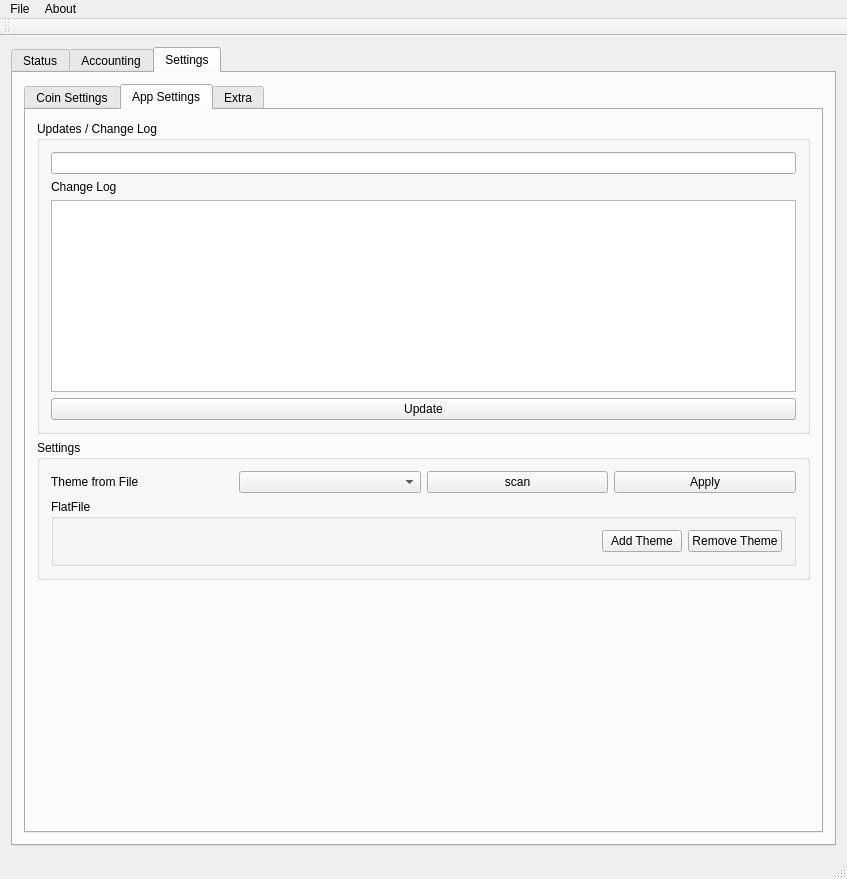
<?xml version="1.0" encoding="UTF-8"?>
<ui version="4.0">
 <class>MainWindow</class>
 <widget class="QMainWindow" name="MainWindow">
  <property name="geometry">
   <rect>
    <x>0</x>
    <y>0</y>
    <width>847</width>
    <height>879</height>
   </rect>
  </property>
  <property name="windowTitle">
   <string>MainWindow</string>
  </property>
  <property name="styleSheet">
   <string notr="true"/>
  </property>
  <widget class="QWidget" name="centralWidget">
   <layout class="QGridLayout" name="gridLayout_5">
    <item row="0" column="0">
     <widget class="QTabWidget" name="app">
      <property name="currentIndex">
       <number>2</number>
      </property>
      <widget class="QWidget" name="tab_3">
       <attribute name="title">
        <string>Status</string>
       </attribute>
       <layout class="QGridLayout" name="gridLayout_6">
        <item row="0" column="0">
         <widget class="QLabel" name="status_11">
          <property name="text">
           <string>Status</string>
          </property>
         </widget>
        </item>
        <item row="0" column="1">
         <widget class="QLineEdit" name="lineEdit_7">
          <property name="text">
           <string>Online / Offline Storage</string>
          </property>
         </widget>
        </item>
        <item row="1" column="0">
         <widget class="QLabel" name="label_12">
          <property name="text">
           <string>Progress</string>
          </property>
         </widget>
        </item>
        <item row="1" column="1">
         <widget class="QProgressBar" name="progress">
          <property name="value">
           <number>24</number>
          </property>
         </widget>
        </item>
        <item row="1" column="2">
         <widget class="QLabel" name="label_13">
          <property name="text">
           <string>Date</string>
          </property>
         </widget>
        </item>
        <item row="2" column="0" colspan="3">
         <widget class="QTableWidget" name="tableWidgetUsers_2">
          <property name="styleSheet">
           <string notr="true"/>
          </property>
          <column>
           <property name="text">
            <string>Date</string>
           </property>
          </column>
          <column>
           <property name="text">
            <string>Rx/tx</string>
           </property>
          </column>
          <column>
           <property name="text">
            <string>ID</string>
           </property>
          </column>
          <column>
           <property name="text">
            <string>Ammount</string>
           </property>
          </column>
         </widget>
        </item>
       </layout>
      </widget>
      <widget class="QWidget" name="accountingtab">
       <attribute name="title">
        <string>Accounting</string>
       </attribute>
       <layout class="QGridLayout" name="gridLayout_8">
        <item row="0" column="1">
         <widget class="QTabWidget" name="transfers2">
          <property name="currentIndex">
           <number>0</number>
          </property>
          <widget class="QWidget" name="tab_6">
           <attribute name="title">
            <string>Transfers</string>
           </attribute>
           <layout class="QGridLayout" name="gridLayout_13">
            <item row="0" column="0">
             <widget class="QTabWidget" name="wallet">
              <property name="currentIndex">
               <number>2</number>
              </property>
              <widget class="QWidget" name="tab_8">
               <attribute name="title">
                <string>GiveCoins</string>
               </attribute>
               <widget class="QGroupBox" name="groupBox_3">
                <property name="geometry">
                 <rect>
                  <x>10</x>
                  <y>0</y>
                  <width>301</width>
                  <height>151</height>
                 </rect>
                </property>
                <property name="title">
                 <string>Send Coin</string>
                </property>
                <layout class="QGridLayout" name="gridLayout_7">
                 <item row="0" column="0">
                  <widget class="QLabel" name="label_24">
                   <property name="text">
                    <string>User</string>
                   </property>
                  </widget>
                 </item>
                 <item row="0" column="1">
                  <widget class="QLineEdit" name="givecoinsid"/>
                 </item>
                 <item row="1" column="0">
                  <widget class="QLabel" name="label_23">
                   <property name="text">
                    <string>Ammount</string>
                   </property>
                  </widget>
                 </item>
                 <item row="1" column="1">
                  <widget class="QLineEdit" name="givecoinsammount"/>
                 </item>
                 <item row="2" column="1">
                  <widget class="QPushButton" name="SendCoins">
                   <property name="text">
                    <string>GiveCoins</string>
                   </property>
                  </widget>
                 </item>
                </layout>
               </widget>
               <widget class="QPushButton" name="generatetx">
                <property name="geometry">
                 <rect>
                  <x>130</x>
                  <y>250</y>
                  <width>131</width>
                  <height>28</height>
                 </rect>
                </property>
                <property name="text">
                 <string>Generate TX file</string>
                </property>
               </widget>
               <widget class="QLineEdit" name="givecoinsid2">
                <property name="geometry">
                 <rect>
                  <x>420</x>
                  <y>40</y>
                  <width>131</width>
                  <height>30</height>
                 </rect>
                </property>
                <property name="text">
                 <string/>
                </property>
               </widget>
               <widget class="QLabel" name="label_33">
                <property name="geometry">
                 <rect>
                  <x>352</x>
                  <y>40</y>
                  <width>62</width>
                  <height>30</height>
                 </rect>
                </property>
                <property name="text">
                 <string>to User</string>
                </property>
               </widget>
               <widget class="QLabel" name="label_34">
                <property name="geometry">
                 <rect>
                  <x>360</x>
                  <y>80</y>
                  <width>221</width>
                  <height>30</height>
                 </rect>
                </property>
                <property name="text">
                 <string>if blank goes comes from rcoins</string>
                </property>
               </widget>
               <widget class="QLabel" name="label_35">
                <property name="geometry">
                 <rect>
                  <x>20</x>
                  <y>140</y>
                  <width>271</width>
                  <height>30</height>
                 </rect>
                </property>
                <property name="text">
                 <string>candidates/votes use the uer field</string>
                </property>
               </widget>
              </widget>
              <widget class="QWidget" name="tab_9">
               <attribute name="title">
                <string>Receive / Process</string>
               </attribute>
               <widget class="QGroupBox" name="groupBox_5">
                <property name="geometry">
                 <rect>
                  <x>9</x>
                  <y>9</y>
                  <width>225</width>
                  <height>170</height>
                 </rect>
                </property>
                <property name="title">
                 <string>Cash In / Receive / Payout</string>
                </property>
                <layout class="QGridLayout" name="gridLayout_11">
                 <item row="0" column="0">
                  <widget class="QLabel" name="label_25">
                   <property name="text">
                    <string>User</string>
                   </property>
                  </widget>
                 </item>
                 <item row="0" column="1">
                  <widget class="QLineEdit" name="receiveid"/>
                 </item>
                 <item row="1" column="0">
                  <widget class="QLabel" name="label_26">
                   <property name="text">
                    <string>Ammount</string>
                   </property>
                  </widget>
                 </item>
                 <item row="1" column="1">
                  <widget class="QLineEdit" name="receiveammount"/>
                 </item>
                 <item row="2" column="0">
                  <widget class="QLabel" name="label_27">
                   <property name="text">
                    <string>RX/TX-File</string>
                   </property>
                  </widget>
                 </item>
                 <item row="2" column="1">
                  <widget class="QPushButton" name="placeCoinsopenfile">
                   <property name="text">
                    <string>OpenFile</string>
                   </property>
                  </widget>
                 </item>
                 <item row="3" column="1">
                  <widget class="QPushButton" name="placeCoins">
                   <property name="text">
                    <string>ReceiveCoins/Payout</string>
                   </property>
                  </widget>
                 </item>
                </layout>
               </widget>
               <widget class="QLabel" name="label_28">
                <property name="geometry">
                 <rect>
                  <x>20</x>
                  <y>190</y>
                  <width>361</width>
                  <height>28</height>
                 </rect>
                </property>
                <property name="text">
                 <string>if just opening file no need to fill in user id and ammount</string>
                </property>
               </widget>
              </widget>
              <widget class="QWidget" name="tab_11">
               <attribute name="title">
                <string>wallet</string>
               </attribute>
              </widget>
             </widget>
            </item>
           </layout>
          </widget>
          <widget class="QWidget" name="tab_7">
           <attribute name="title">
            <string>Search</string>
           </attribute>
           <layout class="QGridLayout" name="gridLayout_9">
            <item row="0" column="0">
             <widget class="QLabel" name="label_14">
              <property name="text">
               <string>ID</string>
              </property>
             </widget>
            </item>
            <item row="0" column="1">
             <widget class="QLineEdit" name="userid"/>
            </item>
            <item row="0" column="2">
             <widget class="QPushButton" name="randomSearch">
              <property name="text">
               <string>Random Search</string>
              </property>
             </widget>
            </item>
            <item row="1" column="0">
             <widget class="QLabel" name="label_15">
              <property name="text">
               <string>Coin</string>
              </property>
             </widget>
            </item>
            <item row="1" column="1">
             <widget class="QLineEdit" name="coinid"/>
            </item>
            <item row="1" column="2">
             <widget class="QPushButton" name="pushButton_3">
              <property name="text">
               <string>Search</string>
              </property>
             </widget>
            </item>
            <item row="2" column="0" colspan="3">
             <widget class="QTableWidget" name="tableWidgetUsers">
              <property name="styleSheet">
               <string notr="true"/>
              </property>
              <column>
               <property name="text">
                <string>Index</string>
               </property>
              </column>
              <column>
               <property name="text">
                <string>CoinAddress</string>
               </property>
              </column>
              <column>
               <property name="text">
                <string>owner</string>
               </property>
              </column>
              <column>
               <property name="text">
                <string>Class</string>
               </property>
              </column>
             </widget>
            </item>
           </layout>
          </widget>
          <widget class="QWidget" name="tab_5">
           <attribute name="title">
            <string>CreateUser</string>
           </attribute>
           <widget class="QGroupBox" name="groupBox_2">
            <property name="geometry">
             <rect>
              <x>10</x>
              <y>10</y>
              <width>741</width>
              <height>282</height>
             </rect>
            </property>
            <property name="title">
             <string>AddUser</string>
            </property>
            <layout class="QGridLayout" name="gridLayout_10">
             <item row="2" column="2">
              <widget class="QLineEdit" name="lineEditPassword">
               <property name="text">
                <string/>
               </property>
              </widget>
             </item>
             <item row="5" column="2">
              <widget class="QLineEdit" name="createextra">
               <property name="text">
                <string/>
               </property>
              </widget>
             </item>
             <item row="3" column="0">
              <widget class="QLabel" name="label_343">
               <property name="text">
                <string>Phone:</string>
               </property>
              </widget>
             </item>
             <item row="0" column="1" colspan="2">
              <widget class="QLineEdit" name="lineEditName">
               <property name="enabled">
                <bool>false</bool>
               </property>
               <property name="text">
                <string>autogenerated</string>
               </property>
              </widget>
             </item>
             <item row="6" column="2">
              <widget class="QLineEdit" name="createclass">
               <property name="text">
                <string/>
               </property>
              </widget>
             </item>
             <item row="4" column="2">
              <widget class="QLineEdit" name="createuserdatetime">
               <property name="text">
                <string>2020121</string>
               </property>
              </widget>
             </item>
             <item row="2" column="0" colspan="2">
              <widget class="QLabel" name="label_2834">
               <property name="text">
                <string>Password:</string>
               </property>
              </widget>
             </item>
             <item row="3" column="2">
              <widget class="QLineEdit" name="lineEditPhone">
               <property name="text">
                <string/>
               </property>
              </widget>
             </item>
             <item row="5" column="0">
              <widget class="QLabel" name="label_32">
               <property name="text">
                <string>Extra:</string>
               </property>
              </widget>
             </item>
             <item row="1" column="3">
              <widget class="QLabel" name="label_30">
               <property name="text">
                <string>used incase of lost password</string>
               </property>
              </widget>
             </item>
             <item row="0" column="0">
              <widget class="QLabel" name="label">
               <property name="text">
                <string>userID:</string>
               </property>
               <property name="scaledContents">
                <bool>true</bool>
               </property>
              </widget>
             </item>
             <item row="6" column="0" colspan="2">
              <widget class="QLabel" name="label_38">
               <property name="text">
                <string>class:</string>
               </property>
              </widget>
             </item>
             <item row="4" column="0">
              <widget class="QLabel" name="label_4">
               <property name="text">
                <string>Datetime:</string>
               </property>
              </widget>
             </item>
             <item row="4" column="3">
              <widget class="QLabel" name="label_31">
               <property name="text">
                <string>used for encryption</string>
               </property>
              </widget>
             </item>
             <item row="1" column="1" colspan="2">
              <widget class="QLineEdit" name="lineEditSurname">
               <property name="text">
                <string/>
               </property>
              </widget>
             </item>
             <item row="3" column="3">
              <widget class="QLabel" name="label_29">
               <property name="text">
                <string>optional incase of lost password</string>
               </property>
              </widget>
             </item>
             <item row="1" column="0">
              <widget class="QLabel" name="label_394">
               <property name="text">
                <string>name:</string>
               </property>
               <property name="scaledContents">
                <bool>true</bool>
               </property>
              </widget>
             </item>
             <item row="5" column="3">
              <widget class="QLabel" name="label_37">
               <property name="text">
                <string>Extra Info</string>
               </property>
              </widget>
             </item>
             <item row="2" column="3">
              <widget class="QLabel" name="label_39">
               <property name="text">
                <string>optional - random will be generated if blank</string>
               </property>
              </widget>
             </item>
             <item row="0" column="3">
              <widget class="QLabel" name="label_36">
               <property name="text">
                <string>encrypted address copied to clipboard</string>
               </property>
              </widget>
             </item>
            </layout>
           </widget>
           <widget class="QPushButton" name="pushButtonInsertUser">
            <property name="geometry">
             <rect>
              <x>20</x>
              <y>330</y>
              <width>585</width>
              <height>28</height>
             </rect>
            </property>
            <property name="text">
             <string>Insert User</string>
            </property>
           </widget>
           <widget class="QPushButton" name="saveuserinfo">
            <property name="geometry">
             <rect>
              <x>10</x>
              <y>360</y>
              <width>585</width>
              <height>28</height>
             </rect>
            </property>
            <property name="text">
             <string>Save info to text for user</string>
            </property>
           </widget>
          </widget>
         </widget>
        </item>
       </layout>
      </widget>
      <widget class="QWidget" name="settingstab">
       <attribute name="title">
        <string>Settings</string>
       </attribute>
       <layout class="QGridLayout" name="gridLayout_3">
        <item row="0" column="0">
         <widget class="QTabWidget" name="tabWidget_2">
          <property name="currentIndex">
           <number>1</number>
          </property>
          <widget class="QWidget" name="tab">
           <attribute name="title">
            <string>Coin Settings</string>
           </attribute>
           <layout class="QGridLayout" name="gridLayout_2">
            <item row="3" column="1">
             <layout class="QHBoxLayout" name="horizontalLayout_4">
              <item>
               <widget class="QSpinBox" name="createday">
                <property name="minimum">
                 <number>1</number>
                </property>
               </widget>
              </item>
              <item>
               <widget class="QComboBox" name="createmonth">
                <item>
                 <property name="text">
                  <string>Jan</string>
                 </property>
                </item>
                <item>
                 <property name="text">
                  <string>Feb</string>
                 </property>
                </item>
                <item>
                 <property name="text">
                  <string>Mar</string>
                 </property>
                </item>
                <item>
                 <property name="text">
                  <string>April</string>
                 </property>
                </item>
                <item>
                 <property name="text">
                  <string>May</string>
                 </property>
                </item>
                <item>
                 <property name="text">
                  <string>June</string>
                 </property>
                </item>
                <item>
                 <property name="text">
                  <string>July</string>
                 </property>
                </item>
                <item>
                 <property name="text">
                  <string>Aug</string>
                 </property>
                </item>
                <item>
                 <property name="text">
                  <string>September</string>
                 </property>
                </item>
                <item>
                 <property name="text">
                  <string>October</string>
                 </property>
                </item>
                <item>
                 <property name="text">
                  <string>November</string>
                 </property>
                </item>
               </widget>
              </item>
              <item>
               <widget class="QSpinBox" name="createyear">
                <property name="maximum">
                 <number>15000</number>
                </property>
                <property name="value">
                 <number>2020</number>
                </property>
               </widget>
              </item>
              <item>
               <widget class="QTimeEdit" name="createtime"/>
              </item>
             </layout>
            </item>
            <item row="4" column="1">
             <widget class="QLabel" name="label_16">
              <property name="text">
               <string>Coin Value based on Local Currency or something like Gold / silver / bitcoin / cookies / votes / lottery etc...</string>
              </property>
             </widget>
            </item>
            <item row="5" column="0">
             <widget class="QLabel" name="label_17">
              <property name="text">
               <string>Type</string>
              </property>
             </widget>
            </item>
            <item row="5" column="1">
             <widget class="QLineEdit" name="valuetype">
              <property name="text">
               <string>CAD</string>
              </property>
             </widget>
            </item>
            <item row="6" column="0">
             <widget class="QLabel" name="label_21">
              <property name="text">
               <string>Coin Value</string>
              </property>
             </widget>
            </item>
            <item row="6" column="1">
             <widget class="QLineEdit" name="coinvalue">
              <property name="text">
               <string>.25</string>
              </property>
             </widget>
            </item>
            <item row="7" column="0">
             <widget class="QLabel" name="label_8">
              <property name="text">
               <string>Encrypted-RSA+AES</string>
              </property>
             </widget>
            </item>
            <item row="7" column="1">
             <layout class="QHBoxLayout" name="horizontalLayout_7">
              <item>
               <widget class="QRadioButton" name="encrypted_yes">
                <property name="text">
                 <string>Yes</string>
                </property>
               </widget>
              </item>
              <item>
               <widget class="QRadioButton" name="encrypted_no">
                <property name="text">
                 <string>No</string>
                </property>
                <property name="checked">
                 <bool>true</bool>
                </property>
               </widget>
              </item>
             </layout>
            </item>
            <item row="8" column="0" colspan="2">
             <widget class="QGroupBox" name="groupBox">
              <property name="title">
               <string>Matures</string>
              </property>
              <layout class="QGridLayout" name="gridLayout">
               <item row="4" column="1">
                <layout class="QHBoxLayout" name="horizontalLayout_3">
                 <item>
                  <widget class="QLabel" name="label_10">
                   <property name="text">
                    <string>MaturingDate</string>
                   </property>
                  </widget>
                 </item>
                 <item>
                  <widget class="QSpinBox" name="matureday">
                   <property name="minimum">
                    <number>1</number>
                   </property>
                  </widget>
                 </item>
                 <item>
                  <widget class="QComboBox" name="maturemonth">
                   <item>
                    <property name="text">
                     <string>Jan</string>
                    </property>
                   </item>
                   <item>
                    <property name="text">
                     <string>Feb</string>
                    </property>
                   </item>
                   <item>
                    <property name="text">
                     <string>Mar</string>
                    </property>
                   </item>
                   <item>
                    <property name="text">
                     <string>April</string>
                    </property>
                   </item>
                   <item>
                    <property name="text">
                     <string>May</string>
                    </property>
                   </item>
                   <item>
                    <property name="text">
                     <string>June</string>
                    </property>
                   </item>
                   <item>
                    <property name="text">
                     <string>July</string>
                    </property>
                   </item>
                   <item>
                    <property name="text">
                     <string>Aug</string>
                    </property>
                   </item>
                   <item>
                    <property name="text">
                     <string>September</string>
                    </property>
                   </item>
                   <item>
                    <property name="text">
                     <string>October</string>
                    </property>
                   </item>
                   <item>
                    <property name="text">
                     <string>November</string>
                    </property>
                   </item>
                  </widget>
                 </item>
                 <item>
                  <widget class="QSpinBox" name="matureyear">
                   <property name="maximum">
                    <number>15000</number>
                   </property>
                   <property name="value">
                    <number>2020</number>
                   </property>
                  </widget>
                 </item>
                 <item>
                  <widget class="QTimeEdit" name="maturetime"/>
                 </item>
                </layout>
               </item>
               <item row="2" column="1">
                <layout class="QHBoxLayout" name="horizontalLayout">
                 <item>
                  <layout class="QHBoxLayout" name="horizontalLayout_2">
                   <item>
                    <widget class="QRadioButton" name="matureradio_yes">
                     <property name="text">
                      <string>Yes</string>
                     </property>
                    </widget>
                   </item>
                   <item>
                    <widget class="QRadioButton" name="matureradio_no">
                     <property name="text">
                      <string>No</string>
                     </property>
                     <property name="checked">
                      <bool>true</bool>
                     </property>
                    </widget>
                   </item>
                  </layout>
                 </item>
                 <item>
                  <widget class="QLabel" name="label_9">
                   <property name="text">
                    <string>CoinPayout </string>
                   </property>
                  </widget>
                 </item>
                 <item>
                  <widget class="QDoubleSpinBox" name="coinpayout">
                   <property name="value">
                    <double>1.000000000000000</double>
                   </property>
                  </widget>
                 </item>
                 <item>
                  <widget class="QLabel" name="label_20">
                   <property name="text">
                    <string>Investment Multiplier: 2 is double</string>
                   </property>
                  </widget>
                 </item>
                </layout>
               </item>
               <item row="5" column="1">
                <layout class="QHBoxLayout" name="horizontalLayout_6">
                 <item>
                  <widget class="QLabel" name="label_18">
                   <property name="text">
                    <string>Description</string>
                   </property>
                  </widget>
                 </item>
                 <item>
                  <widget class="QPlainTextEdit" name="maturedescription">
                   <property name="plainText">
                    <string>What the investment will be based on</string>
                   </property>
                  </widget>
                 </item>
                </layout>
               </item>
               <item row="6" column="1">
                <layout class="QHBoxLayout" name="horizontalLayout_8">
                 <item>
                  <widget class="QLabel" name="label_22">
                   <property name="text">
                    <string>USB Drive Name only, leaveblank to store on HD</string>
                   </property>
                  </widget>
                 </item>
                 <item>
                  <widget class="QLineEdit" name="usbdrivename">
                   <property name="text">
                    <string/>
                   </property>
                  </widget>
                 </item>
                </layout>
               </item>
               <item row="8" column="1">
                <widget class="QSpinBox" name="matureday_2">
                 <property name="minimum">
                  <number>1</number>
                 </property>
                 <property name="maximum">
                  <number>10000</number>
                 </property>
                 <property name="value">
                  <number>50</number>
                 </property>
                </widget>
               </item>
               <item row="7" column="1">
                <widget class="QLabel" name="label_1155">
                 <property name="text">
                  <string>Inactive Account Expires if not used for this many years, coins return db account gets deleted</string>
                 </property>
                </widget>
               </item>
              </layout>
             </widget>
            </item>
            <item row="10" column="1">
             <widget class="QPushButton" name="pushButton">
              <property name="text">
               <string>GenerateCoin</string>
              </property>
             </widget>
            </item>
            <item row="11" column="1">
             <widget class="QPushButton" name="validatecoins">
              <property name="text">
               <string>Validate Coins - compare coins.db freecoins.db and clientcoins.db</string>
              </property>
             </widget>
            </item>
            <item row="0" column="0">
             <widget class="QLabel" name="label_19">
              <property name="text">
               <string>Coin Name</string>
              </property>
             </widget>
            </item>
            <item row="0" column="1">
             <widget class="QLineEdit" name="coinname">
              <property name="text">
               <string>CookieCoin</string>
              </property>
             </widget>
            </item>
            <item row="1" column="0">
             <widget class="QLabel" name="label_5">
              <property name="text">
               <string>CoinCount</string>
              </property>
             </widget>
            </item>
            <item row="1" column="1">
             <widget class="QLineEdit" name="coincount">
              <property name="text">
               <string>10000</string>
              </property>
             </widget>
            </item>
            <item row="2" column="0">
             <widget class="QLabel" name="label_655">
              <property name="text">
               <string>CoinAddressLength</string>
              </property>
             </widget>
            </item>
            <item row="2" column="1">
             <widget class="QLineEdit" name="coinlength">
              <property name="text">
               <string>8</string>
              </property>
             </widget>
            </item>
            <item row="3" column="0">
             <widget class="QLabel" name="label_755">
              <property name="text">
               <string>DateCreated</string>
              </property>
             </widget>
            </item>
            <item row="9" column="1">
             <widget class="QPushButton" name="gencoininfo_btn">
              <property name="text">
               <string>SaveInfo - (developer use only)</string>
              </property>
             </widget>
            </item>
           </layout>
          </widget>
          <widget class="QWidget" name="tab_2">
           <attribute name="title">
            <string>App Settings</string>
           </attribute>
           <layout class="QGridLayout" name="gridLayout_4">
            <item row="0" column="0">
             <layout class="QVBoxLayout" name="verticalLayout_8">
              <item>
               <widget class="QGroupBox" name="groupBox_4">
                <property name="title">
                 <string>Updates / Change Log</string>
                </property>
                <layout class="QGridLayout" name="gridLayout_36">
                 <item row="0" column="0">
                  <widget class="QLineEdit" name="lineEdit_107"/>
                 </item>
                 <item row="2" column="0">
                  <widget class="QListWidget" name="listWidget_8"/>
                 </item>
                 <item row="4" column="0">
                  <widget class="QPushButton" name="updateChangelog">
                   <property name="text">
                    <string>Update</string>
                   </property>
                  </widget>
                 </item>
                 <item row="1" column="0">
                  <widget class="QLabel" name="label_61">
                   <property name="text">
                    <string>Change Log</string>
                   </property>
                  </widget>
                 </item>
                </layout>
               </widget>
              </item>
              <item>
               <widget class="QGroupBox" name="groupBox_39">
                <property name="title">
                 <string>Settings</string>
                </property>
                <layout class="QVBoxLayout" name="verticalLayout_4">
                 <item>
                  <layout class="QHBoxLayout" name="horizontalLayout_31">
                   <item>
                    <widget class="QLabel" name="label_313">
                     <property name="text">
                      <string>Theme from File</string>
                     </property>
                    </widget>
                   </item>
                   <item>
                    <widget class="QComboBox" name="cmbTheme"/>
                   </item>
                   <item>
                    <widget class="QPushButton" name="scantheme">
                     <property name="text">
                      <string>scan</string>
                     </property>
                    </widget>
                   </item>
                   <item>
                    <widget class="QPushButton" name="btnApply">
                     <property name="text">
                      <string>Apply</string>
                     </property>
                    </widget>
                   </item>
                  </layout>
                 </item>
                 <item>
                  <widget class="QGroupBox" name="groupBox_40">
                   <property name="title">
                    <string>FlatFile</string>
                   </property>
                   <layout class="QHBoxLayout" name="horizontalLayout_39">
                    <item>
                     <spacer name="horizontalSpacer_29">
                      <property name="orientation">
                       <enum>Qt::Horizontal</enum>
                      </property>
                      <property name="sizeHint" stdset="0">
                       <size>
                        <width>180</width>
                        <height>20</height>
                       </size>
                      </property>
                     </spacer>
                    </item>
                    <item>
                     <layout class="QHBoxLayout" name="horizontalLayout_36">
                      <item>
                       <widget class="QPushButton" name="btnAddThemeFromFile">
                        <property name="text">
                         <string>Add Theme</string>
                        </property>
                       </widget>
                      </item>
                      <item>
                       <widget class="QPushButton" name="btnRemoveThemeFromFile">
                        <property name="text">
                         <string>Remove Theme</string>
                        </property>
                       </widget>
                      </item>
                     </layout>
                    </item>
                   </layout>
                  </widget>
                 </item>
                </layout>
               </widget>
              </item>
              <item>
               <spacer name="verticalSpacer_3">
                <property name="orientation">
                 <enum>Qt::Vertical</enum>
                </property>
                <property name="sizeHint" stdset="0">
                 <size>
                  <width>20</width>
                  <height>40</height>
                 </size>
                </property>
               </spacer>
              </item>
             </layout>
            </item>
           </layout>
          </widget>
          <widget class="QWidget" name="tab_10">
           <attribute name="title">
            <string>Extra</string>
           </attribute>
           <widget class="QPushButton" name="pushButton_2">
            <property name="geometry">
             <rect>
              <x>20</x>
              <y>410</y>
              <width>411</width>
              <height>28</height>
             </rect>
            </property>
            <property name="text">
             <string>clear tables/users</string>
            </property>
           </widget>
           <widget class="QPushButton" name="test">
            <property name="geometry">
             <rect>
              <x>30</x>
              <y>370</y>
              <width>88</width>
              <height>28</height>
             </rect>
            </property>
            <property name="text">
             <string>test</string>
            </property>
           </widget>
           <widget class="QGroupBox" name="groupBox_655">
            <property name="geometry">
             <rect>
              <x>10</x>
              <y>10</y>
              <width>551</width>
              <height>331</height>
             </rect>
            </property>
            <property name="title">
             <string>SMTP Settings</string>
            </property>
            <layout class="QGridLayout" name="gridLayout_12">
             <item row="0" column="0">
              <widget class="QLabel" name="label_2234">
               <property name="text">
                <string>host</string>
               </property>
              </widget>
             </item>
             <item row="0" column="1" colspan="2">
              <widget class="QLineEdit" name="smtphost">
               <property name="text">
                <string>smtp.gmail.com</string>
               </property>
              </widget>
             </item>
             <item row="1" column="0">
              <widget class="QLabel" name="label_3234">
               <property name="text">
                <string>port</string>
               </property>
              </widget>
             </item>
             <item row="1" column="1" colspan="2">
              <widget class="QLineEdit" name="smtpport">
               <property name="text">
                <string>465</string>
               </property>
              </widget>
             </item>
             <item row="2" column="0">
              <widget class="QLabel" name="label_6234">
               <property name="text">
                <string>email</string>
               </property>
              </widget>
             </item>
             <item row="2" column="1" colspan="2">
              <widget class="QLineEdit" name="smtpemail">
               <property name="text">
                <string>your_username@gmail.com</string>
               </property>
              </widget>
             </item>
             <item row="3" column="0">
              <widget class="QLabel" name="label_7234">
               <property name="text">
                <string>password</string>
               </property>
              </widget>
             </item>
             <item row="3" column="1" colspan="2">
              <widget class="QLineEdit" name="smtppassword">
               <property name="text">
                <string/>
               </property>
               <property name="echoMode">
                <enum>QLineEdit::Password</enum>
               </property>
              </widget>
             </item>
             <item row="4" column="0" colspan="2">
              <widget class="QCheckBox" name="smtpssl">
               <property name="text">
                <string>encrypted</string>
               </property>
               <property name="checked">
                <bool>true</bool>
               </property>
              </widget>
             </item>
             <item row="4" column="2">
              <widget class="QPushButton" name="smtpsave">
               <property name="text">
                <string>saveSettings</string>
               </property>
              </widget>
             </item>
             <item row="5" column="2">
              <widget class="QPushButton" name="smtptestmessage">
               <property name="text">
                <string>testmessage</string>
               </property>
              </widget>
             </item>
            </layout>
           </widget>
          </widget>
         </widget>
        </item>
       </layout>
      </widget>
     </widget>
    </item>
   </layout>
  </widget>
  <widget class="QMenuBar" name="menuBar">
   <property name="geometry">
    <rect>
     <x>0</x>
     <y>0</y>
     <width>847</width>
     <height>24</height>
    </rect>
   </property>
   <widget class="QMenu" name="menuFile">
    <property name="title">
     <string>File</string>
    </property>
    <addaction name="actionOpenCoin"/>
    <addaction name="actionSyncUSB"/>
    <addaction name="actionExit"/>
   </widget>
   <widget class="QMenu" name="menuAbout">
    <property name="title">
     <string>About</string>
    </property>
    <addaction name="actionUpdates"/>
   </widget>
   <addaction name="menuFile"/>
   <addaction name="menuAbout"/>
  </widget>
  <widget class="QToolBar" name="mainToolBar">
   <attribute name="toolBarArea">
    <enum>TopToolBarArea</enum>
   </attribute>
   <attribute name="toolBarBreak">
    <bool>false</bool>
   </attribute>
  </widget>
  <widget class="QStatusBar" name="statusBar"/>
  <action name="actionOpenCoin">
   <property name="text">
    <string>OpenCoinDB</string>
   </property>
  </action>
  <action name="actionExit">
   <property name="text">
    <string>Exit</string>
   </property>
  </action>
  <action name="actionUpdates">
   <property name="text">
    <string>Updates</string>
   </property>
  </action>
  <action name="actionSyncUSB">
   <property name="text">
    <string>SyncUSB</string>
   </property>
  </action>
 </widget>
 <layoutdefault spacing="6" margin="11"/>
 <resources/>
 <connections/>
</ui>
